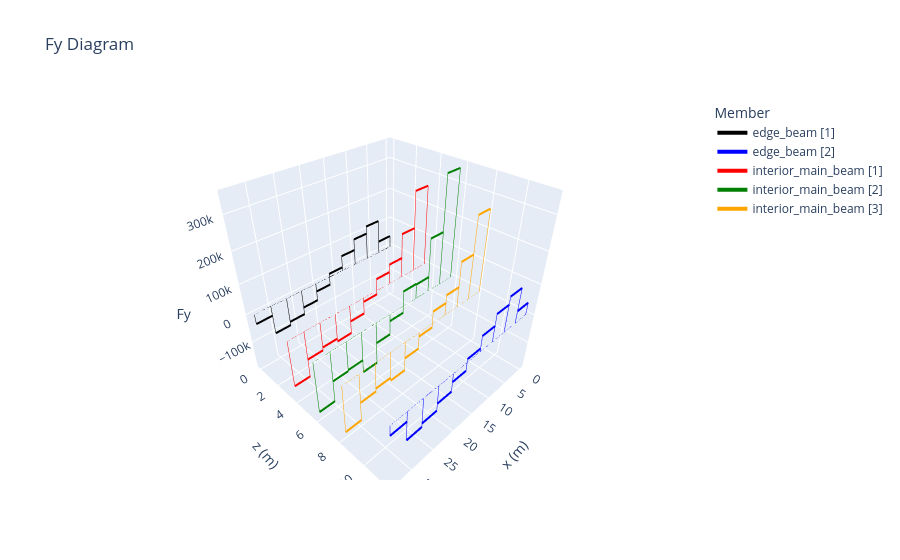

The notebook cell this image was saved under:
### Code cell
# Combine individual flags to plot just edge beam and interior main beam
og.plot_sfd(model, static_results,
            member=og.Members.EDGE_BEAM | og.Members.INTERIOR_MAIN_BEAM,
            loadcase="M1600 L1", backend="plotly", figsize=(14, 8));
